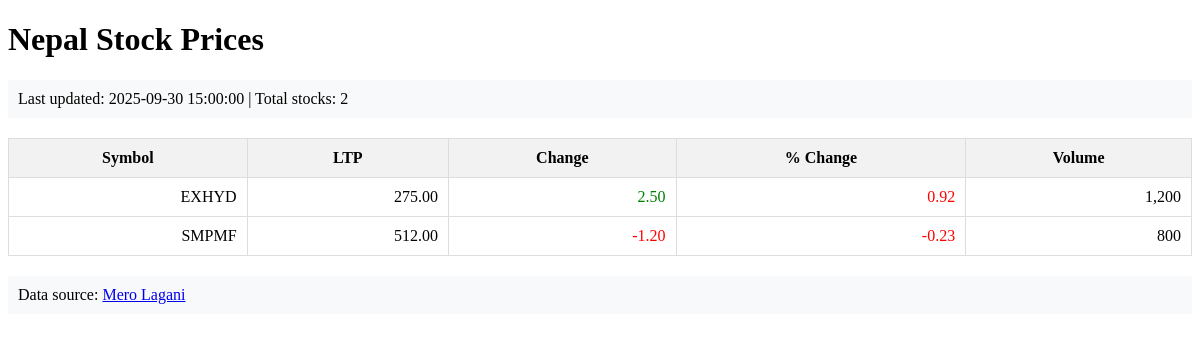
Screenshot of /admin/dis/display_stocks.php (signed in) with the database file from the repository.
### tables this page shows
CREATE TABLE `stock_prices` (
  `id` int(11) NOT NULL AUTO_INCREMENT,
  `symbol` varchar(20) NOT NULL,
  `ltp` decimal(12,2) NOT NULL DEFAULT 0,
  `price_change` decimal(12,2) NOT NULL DEFAULT 0,
  `percent_change` varchar(12) DEFAULT NULL,
  `volume` int(11) NOT NULL DEFAULT 0,
  `fetched_at` datetime NOT NULL,
  `last_updated` timestamp NOT NULL DEFAULT current_timestamp() ON UPDATE current_timestamp(),
  PRIMARY KEY (`id`),
  KEY `idx_stock_prices_symbol` (`symbol`),
  KEY `idx_stock_prices_fetched` (`fetched_at`)
);

### admin/dis/display_stocks.php (the view, shortened to what this page needs)
<?php
$conn = capistra_mysqli();
$result = $conn->query("SELECT * FROM stock_prices ORDER BY symbol ASC");
$rowCount = $result->num_rows;
$lastUpdate = $conn->query("SELECT MAX(fetched_at) as last_update FROM stock_prices")->fetch_assoc();
?>
<!DOCTYPE html>
<html>
<head>
</head>
<body>
    <h1>Nepal Stock Prices</h1>
    <div class="info">
        <?php if ($rowCount > 0): ?>
            Last updated: <?= $lastUpdate['last_update'] ?> |
            Total stocks: <?= $rowCount ?>
        <?php else: ?>
            <strong>No data available.</strong> The scraper may not have run yet.
        <?php endif; ?>
    </div>
    <?php if ($rowCount > 0): ?>
    <table>
        <thead>
            <tr>
                <th>Symbol</th>
                <th>LTP</th>
                <th>Change</th>
                <th>% Change</th>
                <th>Volume</th>
            </tr>
        </thead>
        <tbody>
            <?php while($row = $result->fetch_assoc()): ?>
            <tr>
                <td><?= htmlspecialchars($row['symbol']) ?></td>
                <td><?= number_format($row['ltp'], 2) ?></td>
                <td class="<?= $row['price_change'] >= 0 ? 'positive' : 'negative' ?>">
                    <?= number_format($row['price_change'], 2) ?>
                </td>
                <td class="<?= strpos($row['percent_change'], '+') === 0 ? 'positive' : 'negative' ?>">
                    <?= htmlspecialchars($row['percent_change']) ?>
                </td>
                <td><?= number_format($row['volume']) ?></td>
            </tr>
            <?php endwhile; ?>
        </tbody>
    </table>
    <?php endif; ?>
    <div class="info">
        Data source: <a href="https://merolagani.com/LatestMarket.aspx" target="_blank">Mero Lagani</a>
    </div>
</body>
</html>

### admin/dis/display_stocks.php (style rules this page uses)
table { width: 100%; border-collapse: collapse; margin-top: 20px; }
th, td { padding: 10px; text-align: right; border: 1px solid #ddd; }
th { background-color: #f2f2f2; text-align: center; }
.positive { color: green; }
.negative { color: red; }
.info { margin: 20px 0; padding: 10px; background: #f8f9fa; }

### rows the page displays
stock_prices: symbol "EXHYD", ltp "275.00", price_change "2.50", percent_change "0.92", volume "1,200"
stock_prices: symbol "SMPMF", ltp "512.00", price_change "-1.20", percent_change "-0.23", volume "800"

### other values shown
$lastUpdate['last_update'] "2025-09-30 15:00:00"
$rowCount "2"
